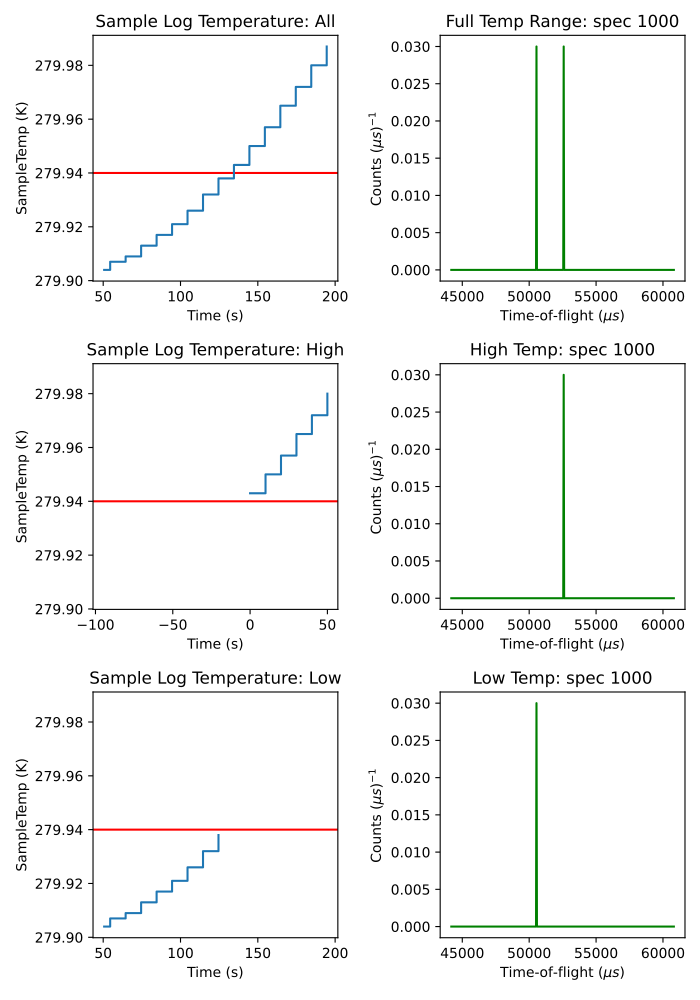

Write Python code to recreate this figure.
# import mantid algorithms, matplotlib and plotSpectrum
from mantid.simpleapi import *
import matplotlib.pyplot as plt

CNCS_7860_event = Load('CNCS_7860_event')

CNCS_7860_event_high = FilterByLogValue(InputWorkspace='CNCS_7860_event', LogName='SampleTemp', MinimumValue=279.94, LogBoundary='Left')
CNCS_7860_event_low = FilterByLogValue(InputWorkspace='CNCS_7860_event', LogName='SampleTemp', MaximumValue=279.94, LogBoundary='Left')

fig, axes = plt.subplots(edgecolor='#ffffff', ncols=2, nrows=3, num='CNCS_7860_even: FilterByLogValue - SampleTemp 279.94', figsize = (7,10), subplot_kw={'projection': 'mantid'})

'''Plot Data'''

axes[0][1].plot(CNCS_7860_event, color='green', label='Full Data: spec 1000', specNum=1000)
axes[0][1].set_xlabel('Time-of-flight ($\\mu s$)')
axes[0][1].set_ylabel('Counts ($\\mu s$)$^{-1}$')
axes[0][1].set_title('Full Temp Range: spec 1000')

axes[1][1].plot(CNCS_7860_event_high, color='green', label='High Temp Data: spec 1000', specNum=1000)
axes[1][1].set_xlabel('Time-of-flight ($\\mu s$)')
axes[1][1].set_ylabel('Counts ($\\mu s$)$^{-1}$')
axes[1][1].set_title('High Temp: spec 1000')

axes[2][1].plot(CNCS_7860_event_low, color='green', label='Low Temp Data: spec 1000', specNum=1000)
axes[2][1].set_xlabel('Time-of-flight ($\\mu s$)')
axes[2][1].set_ylabel('Counts ($\\mu s$)$^{-1}$')
axes[2][1].set_title('Low Temp: spec 1000')

'''Plot Temperature Sample Log'''

axes[0][0].axhline(279.94, color='red')
axes[0][0].plot(CNCS_7860_event, ExperimentInfo=0, Filtered=True, LogName='SampleTemp', color='#1f77b4', drawstyle='steps-post', label='SampleTemp (K)')
axes[0][0].set_xlabel('Time (s)')
axes[0][0].set_ylabel('SampleTemp (K)')
axes[0][0].set_title('Sample Log Temperature: All')
temp_x_limit = axes[0][0].get_xlim()
temp_y_limit = axes[0][0].get_ylim()

axes[1][0].axhline(279.94, color='red')
axes[1][0].plot(CNCS_7860_event_high, ExperimentInfo=0, Filtered=True, LogName='SampleTemp', color='#1f77b4', drawstyle='steps-post', label='SampleTemp (K)')
axes[1][0].set_xlabel('Time (s)')
axes[1][0].set_ylabel('SampleTemp (K)')
axes[1][0].set_title('Sample Log Temperature: High')
axes[1][0].set_ylim(temp_y_limit)
axes[1][0].set_xlim(temp_x_limit[0]-145,temp_x_limit[1]-145)

axes[2][0].axhline(279.94, color='red')
axes[2][0].plot(CNCS_7860_event_low, ExperimentInfo=0, Filtered=True, LogName='SampleTemp', color='#1f77b4', drawstyle='steps-post', label='SampleTemp (K)')
axes[2][0].set_xlabel('Time (s)')
axes[2][0].set_ylabel('SampleTemp (K)')
axes[2][0].set_title('Sample Log Temperature: Low')
axes[2][0].set_xlim(temp_x_limit)
axes[2][0].set_ylim(temp_y_limit)

plt.tight_layout()
plt.show()
